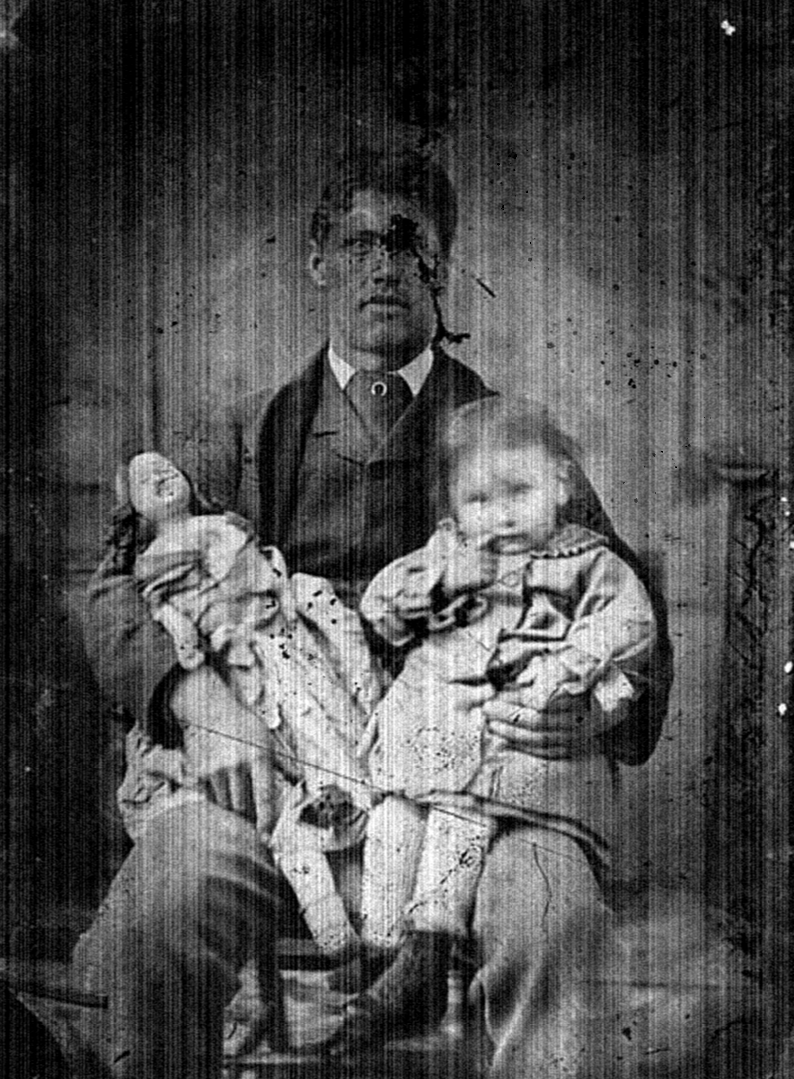
#> input picture HW4/4/P4/post-mortem_2.png, 794 x 1079 px
$ python b.py
#> lines starting #> are read from the running program, lines starting #| are printed output that depends on the picture
#> further down, img is the input picture: shape (1079, 794, 3); min 0, max 255, mean 76.7
import matplotlib.pyplot as plt
import numpy as np
import cv2
from scipy import ndimage, misc


def wgif(p, I, r, r2, e, same_shape=True):
#> called with r = 5, r2 = 5, e = 0.04, same_shape = True
    if not(same_shape):
        I = np.repeat(I[:, :, np.newaxis], 3, axis=2)

    # size of kernel
    r = 2 * r - 1
    r2 = 2 * r2 - 1
    # cv2.blur is a mean filter
    mean_I = cv2.blur(I,(r,r))
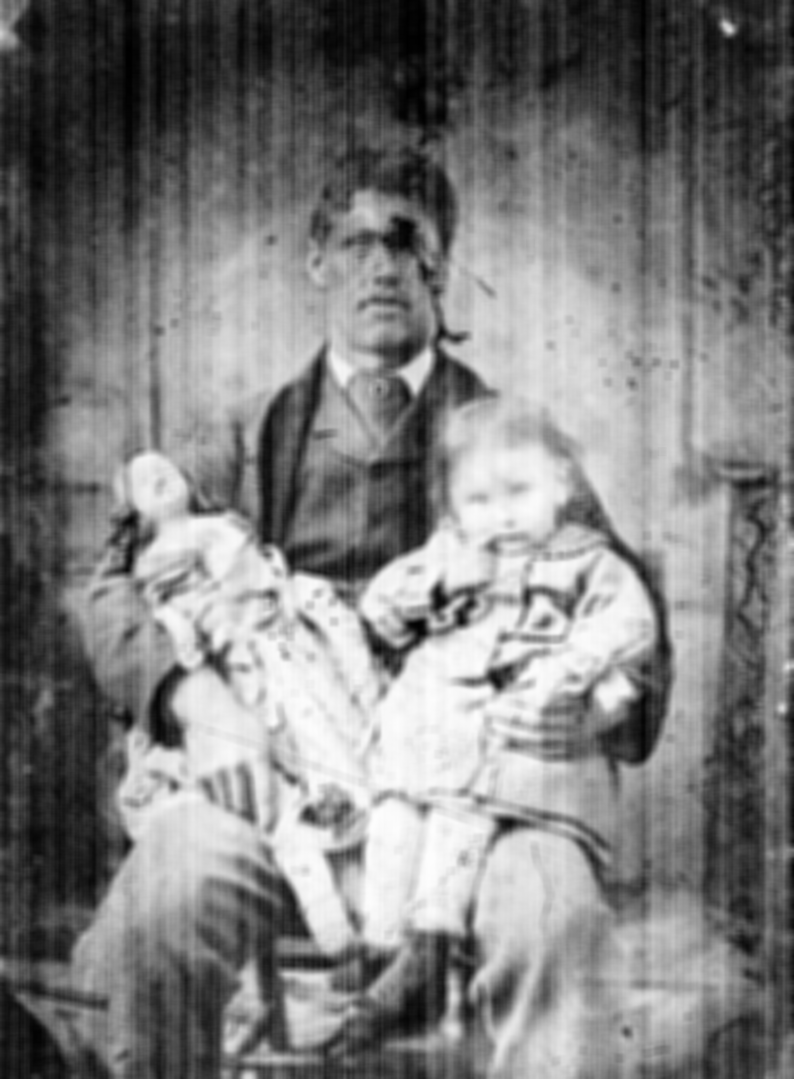
#> mean_I: shape (1079, 794) float64; min 0.000968, max 0.995, mean 0.49
    mean_I2 = cv2.blur(I,(r2,r2))
    mean_p = cv2.blur(p,(r,r))
    corr_I = cv2.blur(np.multiply(I,I),(r,r))
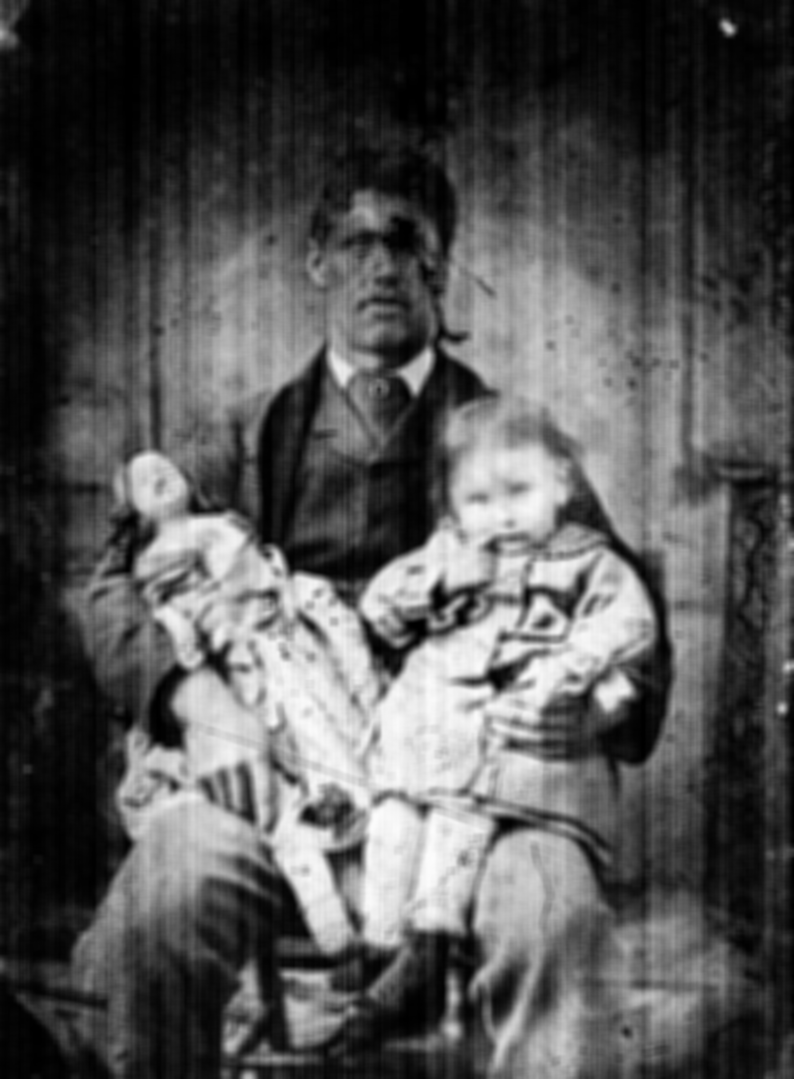
#> corr_I: shape (1079, 794) float64; min 1.96e-05, max 0.991, mean 0.327
    corr_I2 = cv2.blur(np.multiply(I,I),(r2,r2))
    corr_p = cv2.blur(np.multiply(I,p),(r,r))
    var_I = corr_I - np.multiply(mean_I,mean_I)
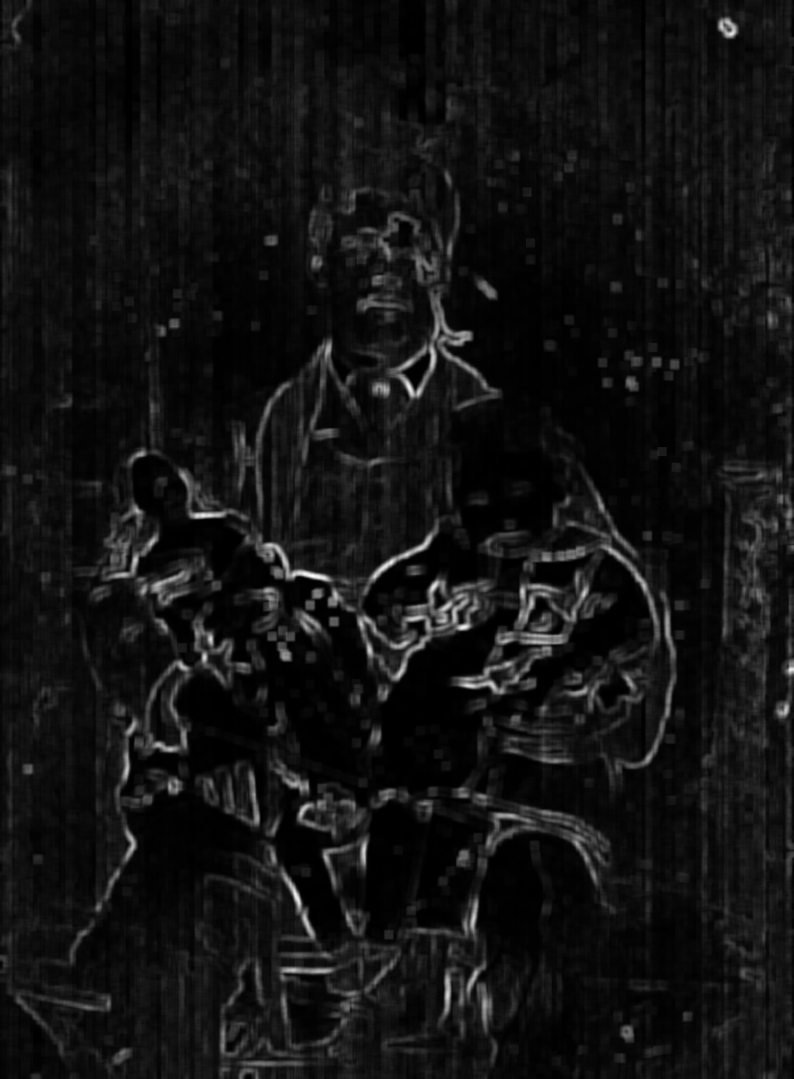
#> var_I: shape (1079, 794) float64; min 1.83e-05, max 0.169, mean 0.0126; drawn with min black and max white
    var_I2 = corr_I2 - np.multiply(mean_I2, mean_I2)
    cov_Ip = corr_p - np.multiply(mean_I,mean_p)
    landa = (0.001*1)**2
    si = (1 / (p.shape[0] * p.shape[1]) ) * (var_I2 + landa) * np.sum(np.reciprocal(var_I2+ landa))
    a = np.divide(cov_Ip,(var_I+e/si))
    b = mean_p - np.multiply(a, mean_I)
    mean_a = cv2.blur(a,(r,r))
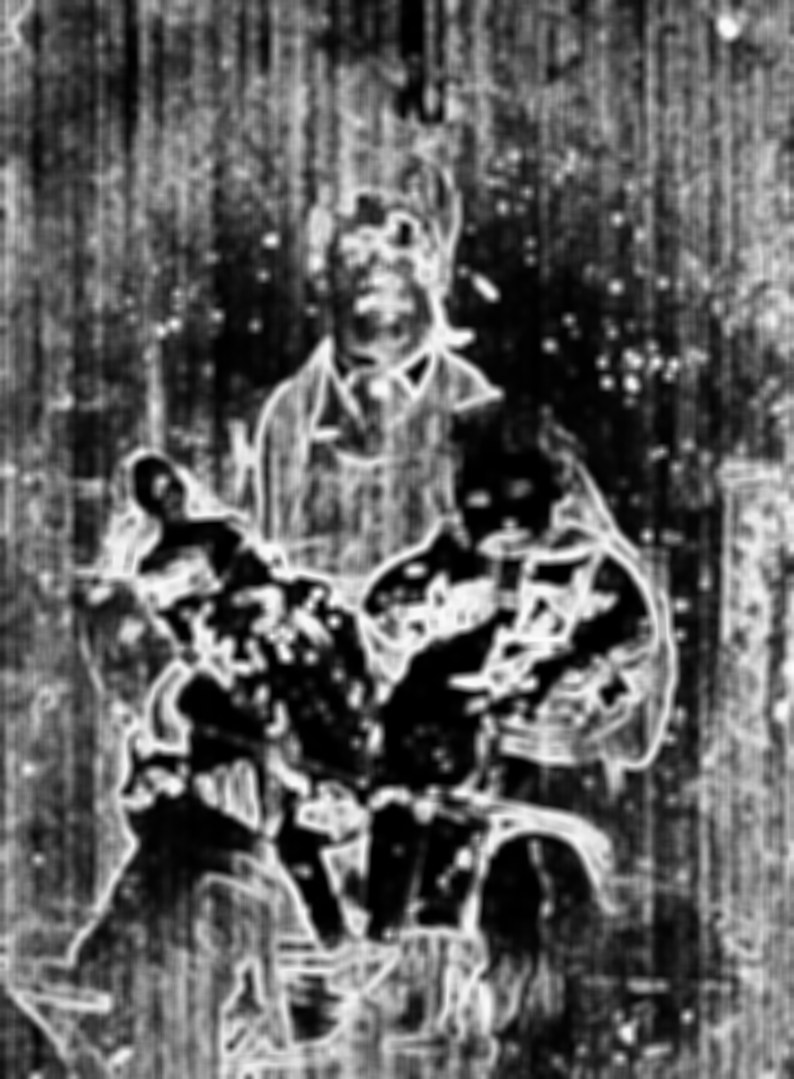
#> mean_a: shape (1079, 794) float64; min 4.58e-05, max 0.988, mean 0.379
    mean_b = cv2.blur(b,(r,r))
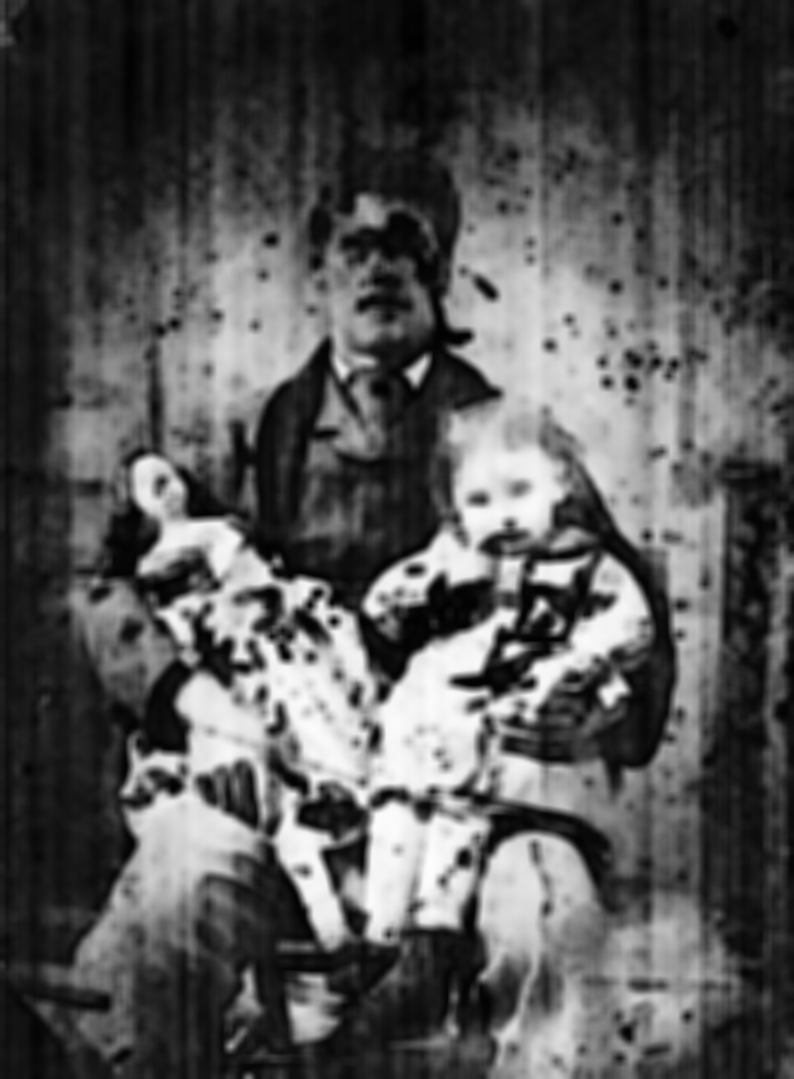
#> mean_b: shape (1079, 794) float64; min 0.0057, max 0.993, mean 0.331
    q = np.multiply(mean_a,I) + mean_b
    # In case that same_shape == False, we might get out of bounds a little
    return q


if __name__ == "__main__":
    img = cv2.imread("P4/post-mortem_2.png")
    img = cv2.cvtColor(img, cv2.COLOR_BGR2GRAY)

    img = cv2.equalizeHist(img)/255
    img = wgif(img, img, 5, 5, 0.2 ** 2)
    plt.imshow(img,cmap="gray")
    plt.show()

$ run again, with HW4/4/P4/post-mortem_1.png copied over HW4/4/P4/post-mortem_2.png
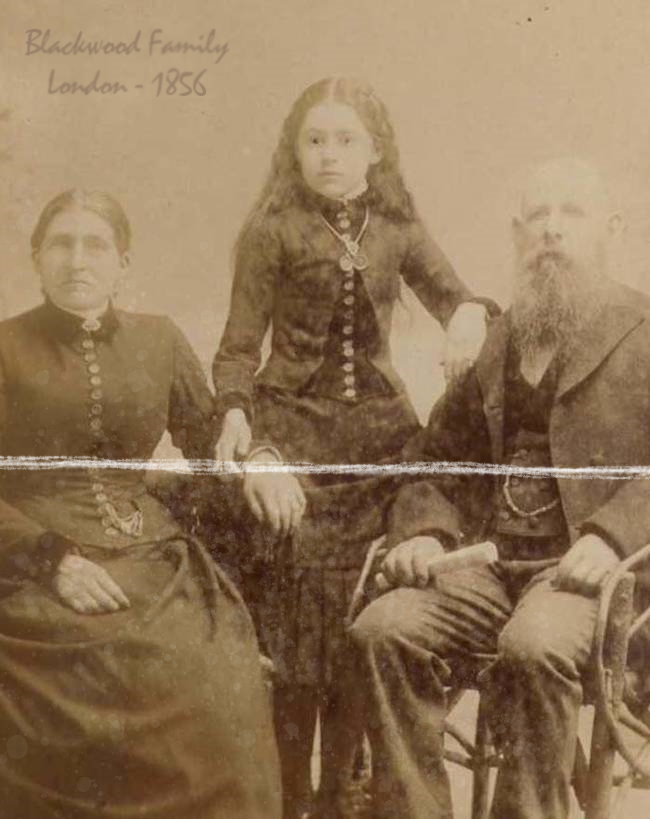
#> input picture HW4/4/P4/post-mortem_1.png, 650 x 819 px
#> img is the input picture: shape (819, 650, 3); mean B, G, R 88, 118.5, 144.6
#> in wgif, `mean_a = cv2.blur(a,(r,r))`:
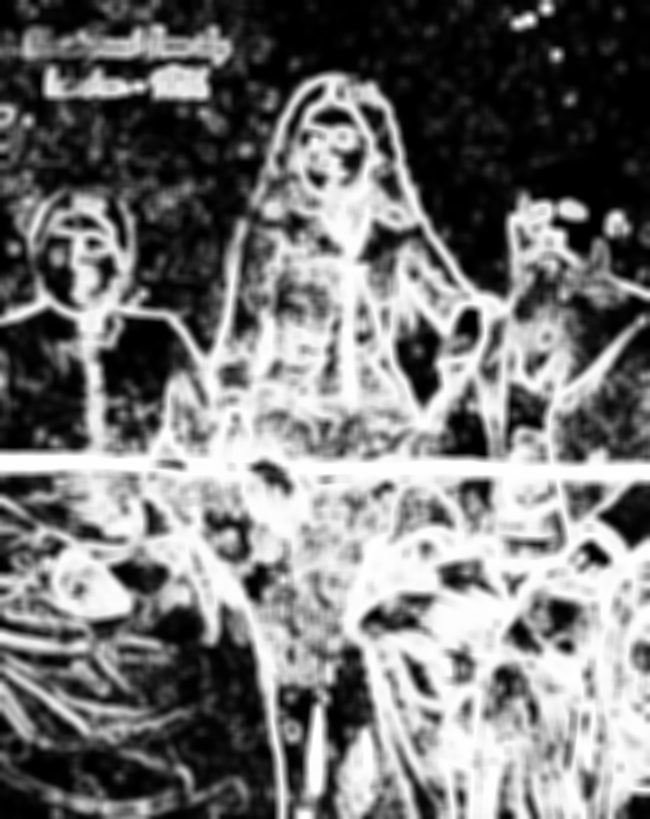
#> mean_a: shape (819, 650) float64; min -7.07e-16, max 1, mean 0.464; drawn with min black and max white
#> in wgif, `mean_b = cv2.blur(b,(r,r))`:
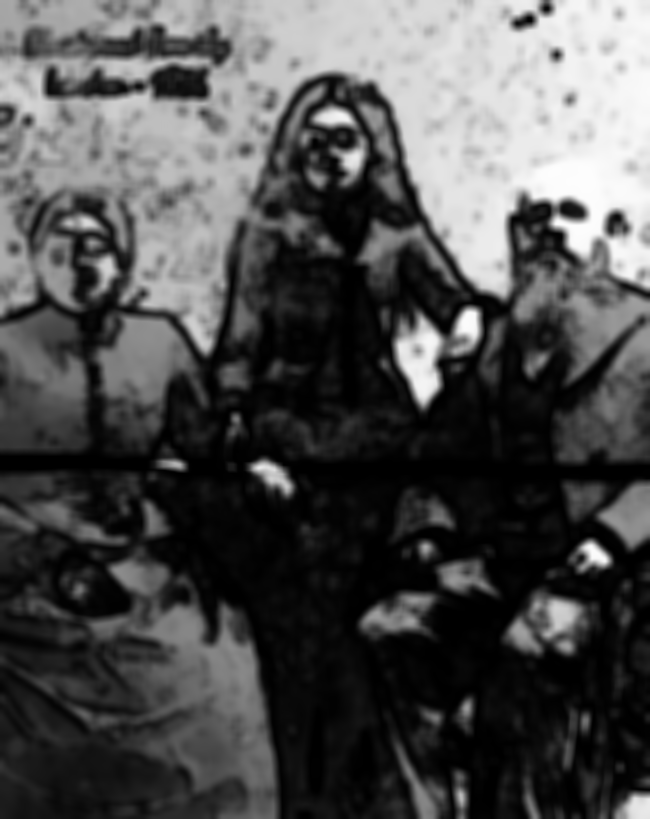
#> mean_b: shape (819, 650) float64; min 0.000223, max 0.995, mean 0.306

$ run again, with HW4/4/P4/post-mortem_4.png copied over HW4/4/P4/post-mortem_2.png
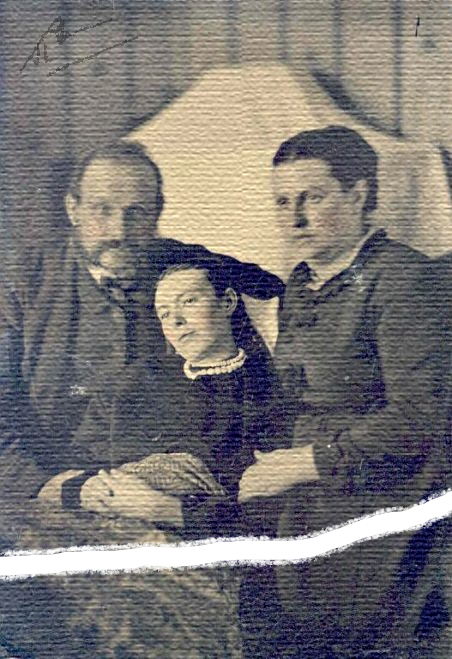
#> input picture HW4/4/P4/post-mortem_4.png, 452 x 659 px
#> img is the input picture: shape (659, 452, 3); mean B, G, R 114.8, 115.6, 119.3
#> in wgif, `mean_a = cv2.blur(a,(r,r))`:
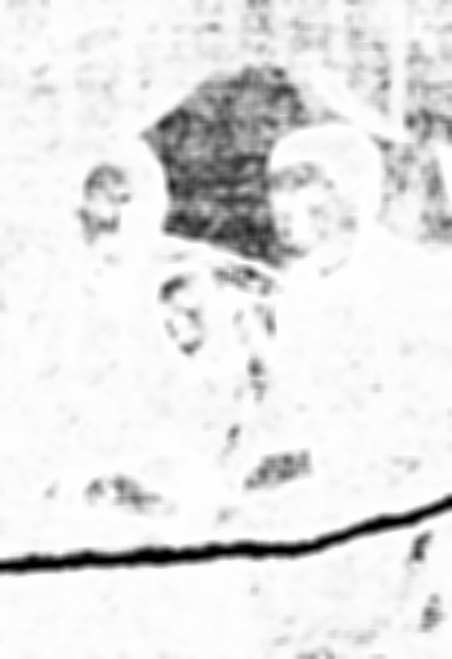
#> mean_a: shape (659, 452) float64; min -2.73e-15, max 1, mean 0.899; drawn with min black and max white
#> in wgif, `mean_b = cv2.blur(b,(r,r))`:
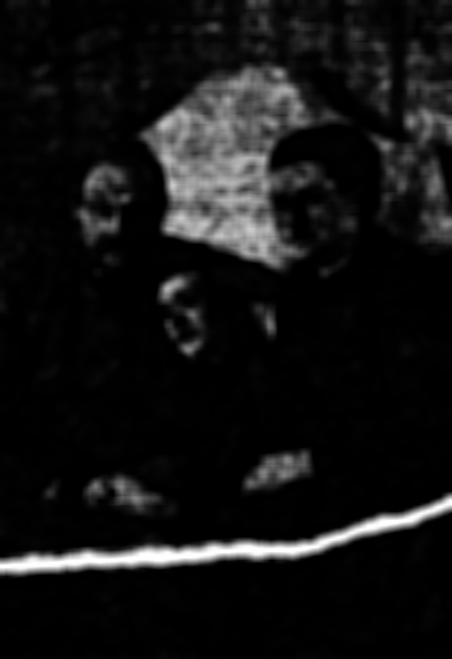
#> mean_b: shape (659, 452) float64; min 0.000106, max 1, mean 0.0796
